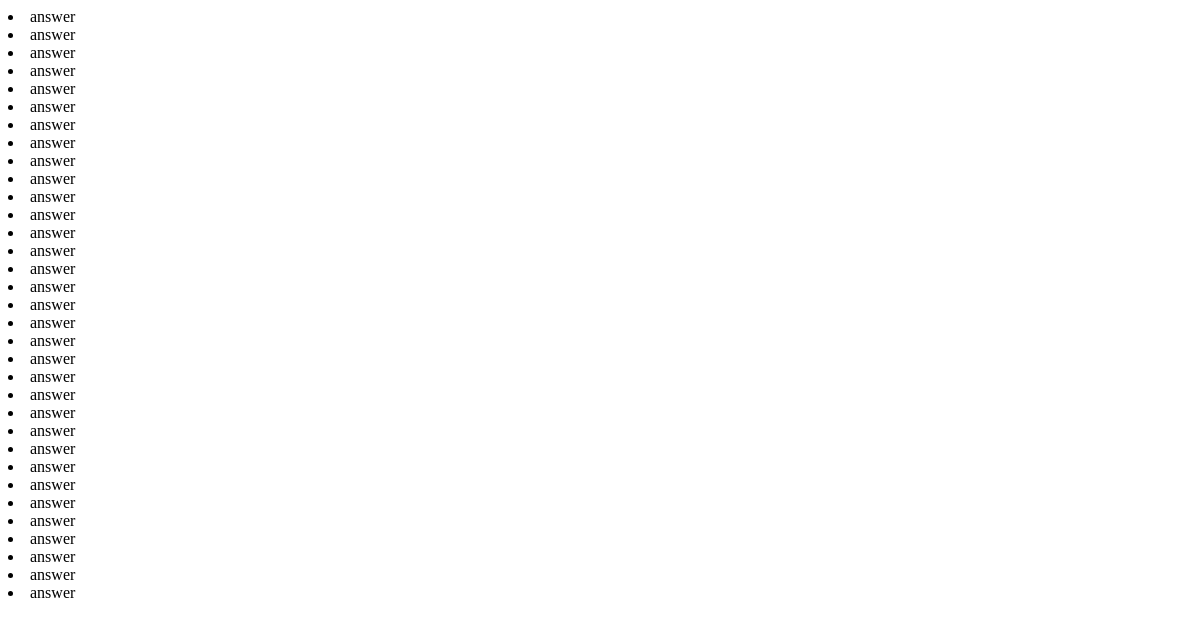
/messages/, run on an earlier commit of the app's database.
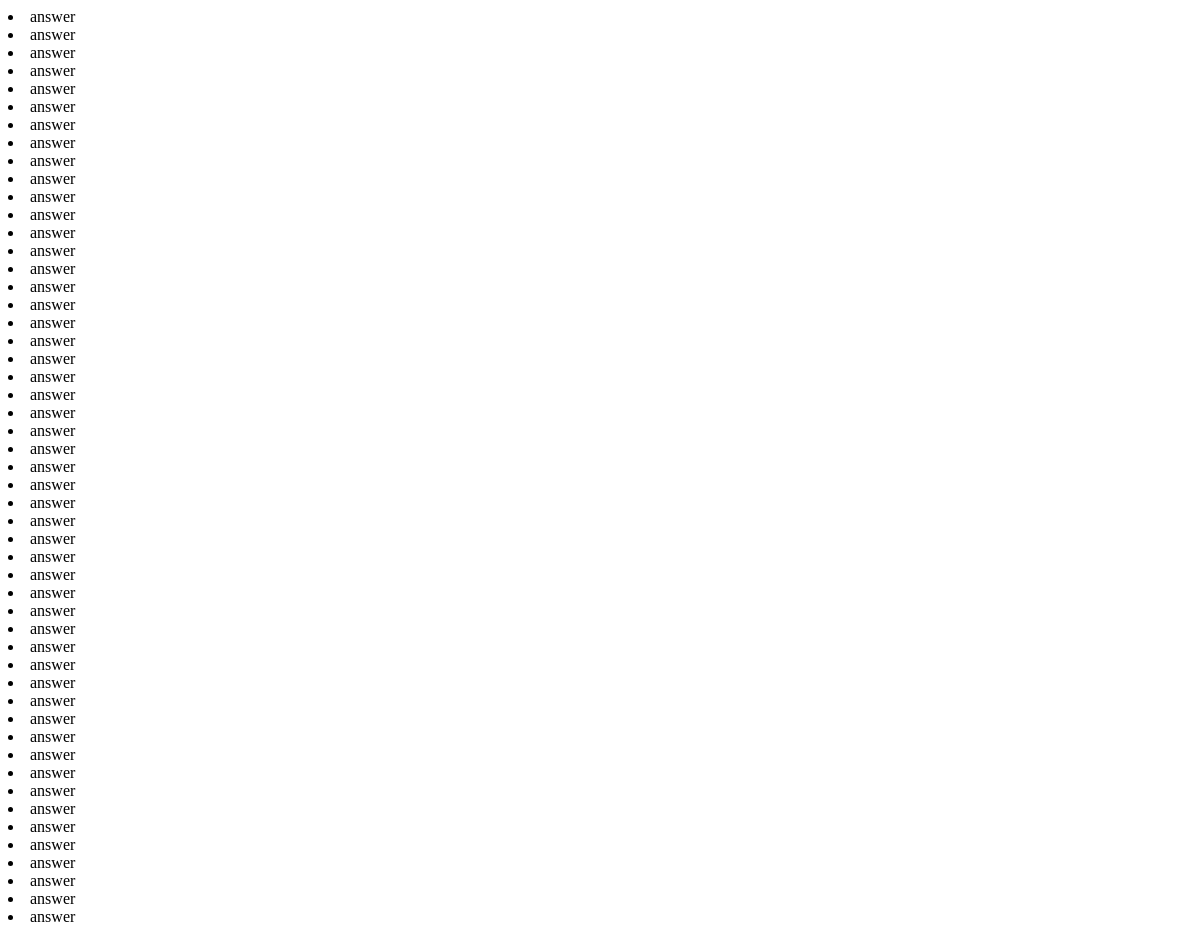
And on a later commit of the database.
### alpha/models.py (models this page shows, shortened)
class Chat(models.Model):
    created = models.DateTimeField(auto_now_add=True)
    user = models.ForeignKey(User)
    message = models.CharField(max_length=200)
    reply= models.CharField(max_length=200, default='')

### alpha/views.py (the view)
# urls.py: url(r'^messages/$', views.Messages, name='messages'),
def Messages(request):
    c = Chat.objects.all()
    return render(request, 'alpha/messages.html', {'chat': c})

### alpha/templates/alpha/messages.html
{% for obj in chat %}
    {% if obj.user == request.user %}
        <li class="text-right list-group-item">{{ obj.message }}</li>
    {% else %}
        <li class="text-left list-group-item">{{ obj.reply }}</li>
    {% endif %}
{% empty %}
    <li class="text-right list-group-item">No messages yet!</li>
{% endfor %}

What changed in the data, as far as the page shows it:
added Chat: reply "answer"
added Chat: reply "answer"
added Chat: reply "answer"
added Chat: reply "answer"
added Chat: reply "answer"
added Chat: reply "answer"
added Chat: reply "answer"
added Chat: reply "answer"
added Chat: reply "answer"
added Chat: reply "answer"
added Chat: reply "answer"
added Chat: reply "answer"
added Chat: reply "answer"
added Chat: reply "answer"
added Chat: reply "answer"
added Chat: reply "answer"
added Chat: reply "answer"
added Chat: reply "answer"
